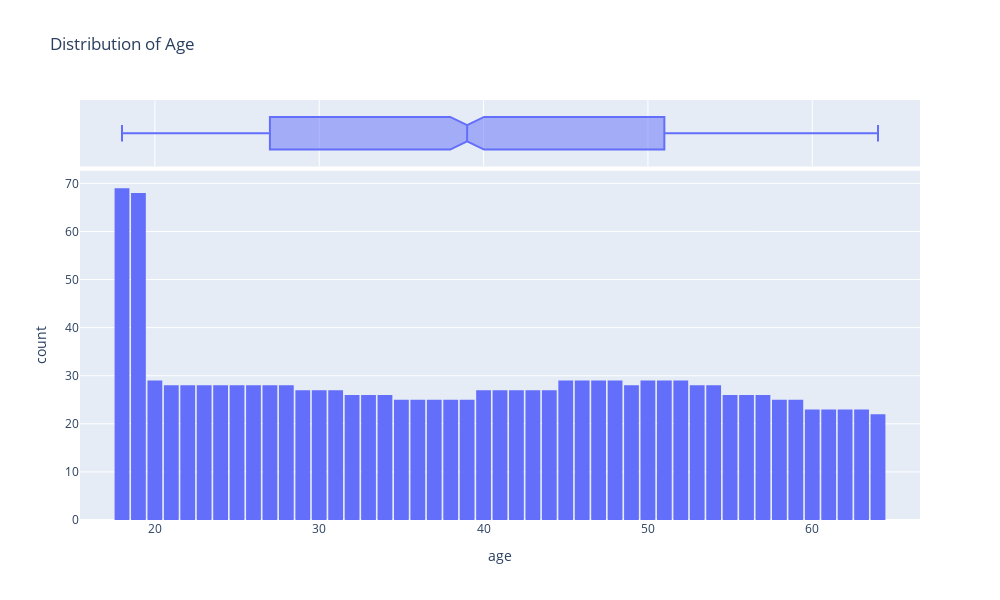

This figure's notebook cell:
### Code cell
fig = px.histogram(medical_df,
                  x='age',
                  marginal = 'box',
                  nbins = 47,
                  title = 'Distribution of Age')
fig.update_layout(bargap=0.1, width=1000,height=600)
fig.show()

### Figure 1 — Plotly figure (JSON) as saved in the notebook; plotly's stock layout.template omitted (floating-point values rounded to 4 significant figures; data arrays with more than 128 entries replaced by an {"elided": "..."} marker saying what was removed)
{"data": [{"alignmentgroup": "True", "bingroup": "x", "hovertemplate": "age=%{x}<br>count=%{y}<extra></extra>", "legendgroup": "", "marker": {"color": "#636efa", "pattern": {"shape": ""}}, "name": "", "nbinsx": 47, "offsetgroup": "", "orientation": "v", "showlegend": false, "type": "histogram", "x": {"elided": "1338 int values"}, "xaxis": "x", "yaxis": "y"}, {"alignmentgroup": "True", "hovertemplate": "age=%{x}<extra></extra>", "legendgroup": "", "marker": {"color": "#636efa"}, "name": "", "notched": true, "offsetgroup": "", "showlegend": false, "type": "box", "x": {"elided": "1338 int values"}, "xaxis": "x2", "yaxis": "y2"}], "layout": {"bargap": 0.1, "barmode": "relative", "height": 600, "legend": {"tracegroupgap": 0}, "title": {"text": "Distribution of Age"}, "width": 1000, "xaxis": {"anchor": "y", "autorange": true, "domain": [0, 1], "range": [15.44, 66.56], "title": {"text": "age"}, "type": "linear"}, "xaxis2": {"anchor": "y2", "autorange": true, "domain": [0, 1], "matches": "x", "range": [15.44, 66.56], "showgrid": true, "showticklabels": false, "type": "linear"}, "yaxis": {"anchor": "x", "autorange": true, "domain": [0, 0.8316], "range": [0, 72.63], "title": {"text": "count"}}, "yaxis2": {"anchor": "x2", "autorange": true, "domain": [0.8416, 1], "matches": "y2", "range": [-0.5, 0.5], "showgrid": false, "showline": false, "showticklabels": false, "ticks": "", "type": "category"}}}
